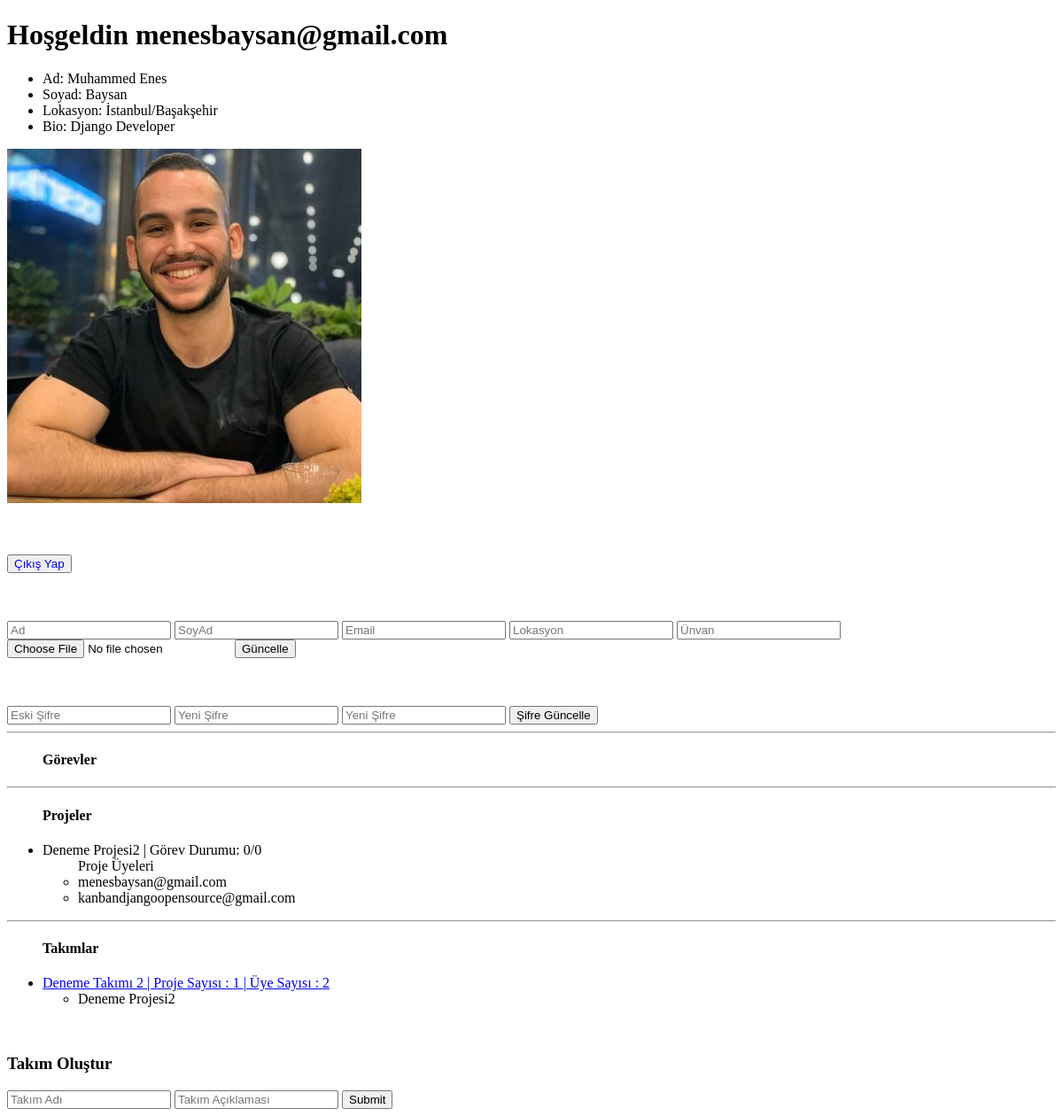
Before: /kullanicilar/profil/ (signed in) with the older database file.
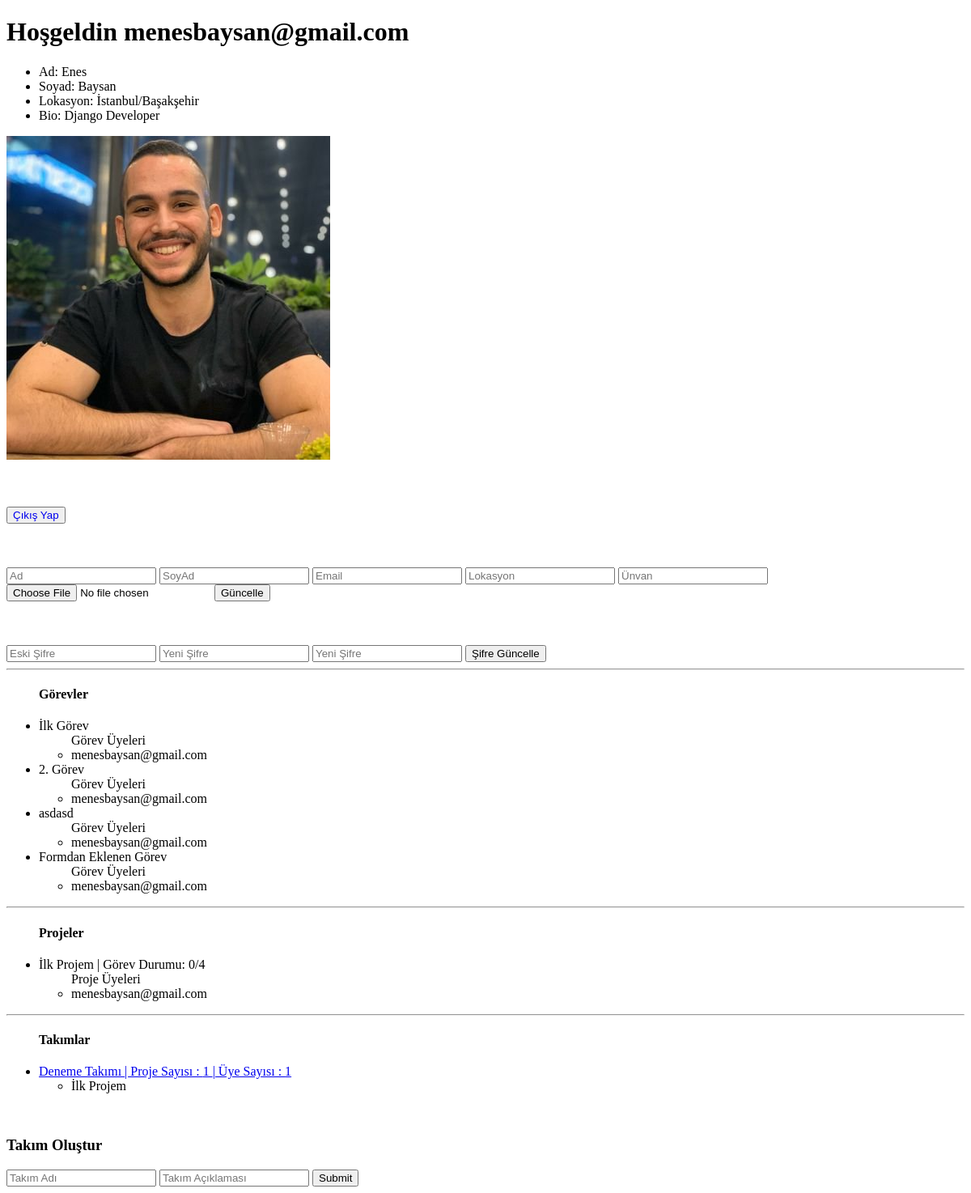
After: the same page with the newer database file.
### kullanici/models.py (models this page shows)
class Kullanici(AbstractUser):
    profil_foto = models.ImageField(upload_to='profil/foto/', default='defaults/default.png')
    lokasyon = models.CharField(max_length=255, null=True, blank=True)
    title = models.TextField(null=True, blank=True)
    user_permissions = models.ManyToManyField(Permission, related_name='izinler', null=True,
                                              blank=True)  # zorunlu tanımlamamız gerek
    groups = models.ManyToManyField(Group, related_name='gruplar', null=True, blank=True)  # zorunlu tanımlamamız gerek
    password_reset_hash = models.TextField(null=True, blank=True)
    invite_token = models.TextField(null=True,blank=True)
    class Meta:
        verbose_name = 'Kullanıcı'
        verbose_name_plural = 'Kullanıcılar'

### proje/models.py (models this page shows, shortened)
class Proje(models.Model):
    gizlilik_secenekleri = (
        ('herkese_acik', 'Herkese Açık'),
        ('takim_uyeleri', 'Sadece Takım Üyeleri'),
        ('sadece_ben', 'Sadece Ben')
    )
    ad = models.CharField(max_length=255)
    aciklama = models.TextField()
    olusturulma_tarihi = models.DateTimeField(auto_now_add=True)
    baslama_tarihi = models.DateField()
    bitis_tarihi = models.DateField()
    gizlilik = models.CharField(max_length=25, choices=gizlilik_secenekleri)
    takim = models.ForeignKey(Takim, related_name='projeler', on_delete=models.SET_NULL, null=True)
    uyeler = models.ManyToManyField(to='kullanici.Kullanici', related_name='projeler', null=True)
    slug = models.SlugField(blank=True)
    class Meta:
        verbose_name = 'Proje'
        verbose_name_plural = 'Projeler'
    def __str__(self):
        return self.ad

### takim/models.py (models this page shows, shortened)
class Takim(models.Model):
    ad = models.CharField(max_length=255)
    aciklama = models.TextField()
    sahip = models.ForeignKey(to='kullanici.Kullanici',related_name='sahip_oldugu_takimlar',on_delete=models.CASCADE)
    uyeler = models.ManyToManyField(to='kullanici.Kullanici', related_name='takimlar', null=True)
    slug = models.SlugField(blank=True)
    class Meta:
        verbose_name = 'Takım'
        verbose_name_plural = 'Takımlar'

### gorev/models.py (models this page shows, shortened)
class Gorev(models.Model):
    gorev_durumlari = (
        ('bitti', 'Görev Bitti'),
        ('devam', 'Görev Devam Ediyor')
    )
    ad = models.CharField(max_length=255)
    aciklama = models.TextField()
    olusturulma_tarihi = models.DateTimeField(auto_now_add=True)
    baslama_tarihi = models.DateField()
    bitis_tarihi = models.DateField()
    gorev_durum = models.CharField(max_length=5, choices=gorev_durumlari, default='devam')
    proje = models.ForeignKey(Proje, related_name='gorevler', on_delete=models.SET_NULL, null=True)
    uyeler = models.ManyToManyField(to='kullanici.Kullanici', related_name='gorevler', null=True)
    gorev_grubu = models.ForeignKey(to='gorev.GorevGrubu', related_name='gorevler', null=True, on_delete=models.CASCADE)
    slug = models.SlugField(blank=True)
    class Meta:
        verbose_name = 'Görev'
        verbose_name_plural = 'Görevler'

### kullanici/views.py (the view)
# urls.py: path('kullanicilar/', include('kullanici.urls')),
@login_required
def kullanici(request):
    kullanici = request.user
    takimlar = kullanici.takimlar.all()
    projeler = kullanici.projeler.all()
    gorevler = kullanici.gorevler.all()
    context = {
        'kullanici': kullanici,
        'takimlar': takimlar,
        'projeler': projeler,
        'gorevler': gorevler
    }
    return render(request, 'kullanici/profile.html', context=context)

### gorev/templatetags/gorev_sorgulama.py (called while the page is built)
@register.filter(name='proje_kac_gorev_var')
def proje_kac_gorev_var(proje):
    toplam_gorev = proje.gorevler.all().count()
    biten_gorev = proje.gorevler.filter(gorev_durum='bitti').count()
    return "{}/{}".format(biten_gorev, toplam_gorev)

### templates/kullanici/profile.html (shortened to what this page needs)
{% extends 'utilities/layout.html' %}
{% load static %}
{% load gorev_sorgulama %}
{% block icerik %}
    <h1>Hoşgeldin {{ kullanici.username }}</h1>
    <ul>
        <li>Ad: {{ kullanici.first_name }}</li>
        <li>Soyad: {{ kullanici.last_name }}</li>
        <li>Lokasyon: {{ kullanici.lokasyon }}</li>
        <li>Bio: {{ kullanici.title }}</li>
    </ul>
    <img src="{{ kullanici.profil_foto.url }}" alt="">
    <br><br><br><br>
    <button><a style="text-decoration: none;" href="{% url 'kullanici:cikis_yap' %}">Çıkış Yap</a></button>
    <br><br><br><br>
    <form action="{% url 'kullanici:kullanici_guncelle' %}" enctype="multipart/form-data" method="post">
        <input type="text" placeholder="Ad" name="ad">
        <input type="text" placeholder="SoyAd" name="soyad">
        <input type="email" placeholder="Email" name="email">
        <input type="text" placeholder="Lokasyon" name="lokasyon">
        <input type="text" placeholder="Ünvan" name="title">
        <input type="file" name="profil_foto">
        <input type="submit" value="Güncelle">
    </form>
    <br><br><br>
    <form action="{% url 'kullanici:kullanici_sifre_guncelle' %}" method="post" id="sifre_guncelle_form">
        <input type="password" name="eski_sifre" placeholder="Eski Şifre" id="eski_sifre">
        <input type="password" name="yeni_sifre" placeholder="Yeni Şifre" id="yeni_sifre">
        <input type="password" name="yeni_sifre_kontrol" placeholder="Yeni Şifre" id="yeni_sifre_kontrol">
        <input type="submit" value="Şifre Güncelle" id="sifre_guncelle_btn">
    </form>
    <hr>
    <ul>
        <h4>Görevler</h4>
        {% for gorev in gorevler %}
            <li>{{ gorev.ad }}</li>
            <ul>
                Görev Üyeleri
                {% for uye in gorev.uyeler.all %}
                    <li>{{ uye }}</li>
                {% endfor %}
            </ul>
        {% endfor %}
    </ul>
    <hr>
    <ul>
        <h4>Projeler</h4>
        {% for proje in projeler %}
            <li>{{ proje.ad }} | Görev Durumu: {{ proje|proje_kac_gorev_var }}</li>
            <ul>
                Proje Üyeleri
                {% for uye in proje.takim.uyeler.all %}
                    <li>{{ uye }}</li>
                {% endfor %}
            </ul>
        {% endfor %}
    </ul>
    <hr>
    <ul>
        <h4>Takımlar</h4>
        {% for takim in takimlar %}
            <li><a href="{% url 'takim:takim_detay' takim_slug=takim.slug %}">{{ takim.ad }} | Proje Sayısı
                : {{ takim.projeler.count }} | Üye Sayısı : {{ takim.uyeler.count }}</a></li>
            <ul>
                {% for proje in takim.projeler.all %}
                    <li>{{ proje }}</li>
                {% endfor %}
            </ul>
        {% endfor %}
    </ul>
    <br>
    <h3>Takım Oluştur</h3>
    <form action="{% url 'takim:takim_olustur' %}" method="post">
        <input type="text" placeholder="Takım Adı" name="ad">
        <input type="text" placeholder="Takım Açıklaması" name="aciklama">
        <input type="submit">
    </form>
{% endblock %}

### templates/utilities/layout.html (shortened to what this page needs)
{% load static %}
<!DOCTYPE html>
<html lang="en">
<head>
    <link rel="stylesheet" href="{% static 'css/utilities/Toast.min.css' %}">
</head>
<body>
{% block icerik %}
{% endblock icerik %}
</body>
</html>

Changed rows visible on the page:
removed Proje: ad "Deneme Projesi2", id "0/0", Kullanici (username "menesbaysan@gmail.com")
removed Kullanici: username "kanbandjangoopensource@gmail.com", shown under "Deneme Projesi2"
removed Takim: ad "Deneme Takımı 2", projeler.count "1", uyeler.count "2"
changed Kullanici "menesbaysan@gmail.com": first_name "Muhammed Enes" → "Enes"
added Gorev: ad "İlk Görev", Kullanici (username "menesbaysan@gmail.com")
added Gorev: ad "2. Görev", Kullanici (username "menesbaysan@gmail.com")
added Gorev: ad "asdasd", Kullanici (username "menesbaysan@gmail.com")
added Gorev: ad "Formdan Eklenen Görev", Kullanici (username "menesbaysan@gmail.com")
added Proje: ad "İlk Projem", id "0/4", Kullanici (username "menesbaysan@gmail.com")
added Takim: ad "Deneme Takımı", projeler.count "1", uyeler.count "1"
